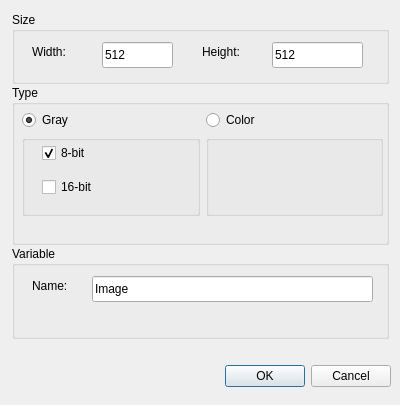
<?xml version="1.0" encoding="UTF-8"?>
<ui version="4.0">
 <class>CreateImgDlg</class>
 <widget class="QDialog" name="CreateImgDlg">
  <property name="geometry">
   <rect>
    <x>0</x>
    <y>0</y>
    <width>400</width>
    <height>405</height>
   </rect>
  </property>
  <property name="windowTitle">
   <string>Dialog</string>
  </property>
  <widget class="QDialogButtonBox" name="buttonBox">
   <property name="geometry">
    <rect>
     <x>10</x>
     <y>360</y>
     <width>381</width>
     <height>32</height>
    </rect>
   </property>
   <property name="orientation">
    <enum>Qt::Horizontal</enum>
   </property>
   <property name="standardButtons">
    <set>QDialogButtonBox::Cancel|QDialogButtonBox::Ok</set>
   </property>
  </widget>
  <widget class="QWidget" name="verticalLayoutWidget">
   <property name="geometry">
    <rect>
     <x>10</x>
     <y>10</y>
     <width>381</width>
     <height>331</height>
    </rect>
   </property>
   <layout class="QVBoxLayout" name="mainLayout">
    <property name="spacing">
     <number>1</number>
    </property>
    <property name="margin">
     <number>2</number>
    </property>
    <item>
     <widget class="QGroupBox" name="gbxSize">
      <property name="enabled">
       <bool>true</bool>
      </property>
      <property name="sizePolicy">
       <sizepolicy hsizetype="Preferred" vsizetype="Fixed">
        <horstretch>0</horstretch>
        <verstretch>0</verstretch>
       </sizepolicy>
      </property>
      <property name="minimumSize">
       <size>
        <width>0</width>
        <height>72</height>
       </size>
      </property>
      <property name="title">
       <string>Size</string>
      </property>
      <widget class="QLabel" name="lblWidth">
       <property name="geometry">
        <rect>
         <x>20</x>
         <y>30</y>
         <width>78</width>
         <height>20</height>
        </rect>
       </property>
       <property name="text">
        <string>Width:</string>
       </property>
      </widget>
      <widget class="QLineEdit" name="edtWidth">
       <property name="geometry">
        <rect>
         <x>90</x>
         <y>30</y>
         <width>71</width>
         <height>26</height>
        </rect>
       </property>
       <property name="text">
        <string>512</string>
       </property>
      </widget>
      <widget class="QLabel" name="lblHeight">
       <property name="geometry">
        <rect>
         <x>190</x>
         <y>30</y>
         <width>78</width>
         <height>20</height>
        </rect>
       </property>
       <property name="text">
        <string>Height:</string>
       </property>
      </widget>
      <widget class="QLineEdit" name="edtHeight">
       <property name="geometry">
        <rect>
         <x>260</x>
         <y>30</y>
         <width>91</width>
         <height>26</height>
        </rect>
       </property>
       <property name="text">
        <string>512</string>
       </property>
      </widget>
     </widget>
    </item>
    <item>
     <widget class="QGroupBox" name="gbxType">
      <property name="sizePolicy">
       <sizepolicy hsizetype="Preferred" vsizetype="Fixed">
        <horstretch>0</horstretch>
        <verstretch>0</verstretch>
       </sizepolicy>
      </property>
      <property name="minimumSize">
       <size>
        <width>0</width>
        <height>160</height>
       </size>
      </property>
      <property name="title">
       <string>Type</string>
      </property>
      <widget class="QWidget" name="horizontalLayoutWidget">
       <property name="geometry">
        <rect>
         <x>10</x>
         <y>20</y>
         <width>361</width>
         <height>31</height>
        </rect>
       </property>
       <layout class="QHBoxLayout" name="majorTypeLayout">
        <item>
         <widget class="QRadioButton" name="btnGray">
          <property name="text">
           <string>Gray</string>
          </property>
          <property name="checked">
           <bool>true</bool>
          </property>
         </widget>
        </item>
        <item>
         <widget class="QRadioButton" name="btnColor">
          <property name="text">
           <string>Color</string>
          </property>
         </widget>
        </item>
       </layout>
      </widget>
      <widget class="QWidget" name="horizontalLayoutWidget_2">
       <property name="geometry">
        <rect>
         <x>10</x>
         <y>50</y>
         <width>361</width>
         <height>81</height>
        </rect>
       </property>
       <layout class="QHBoxLayout" name="subTypeLayout">
        <item>
         <widget class="QGroupBox" name="gbxGray">
          <property name="title">
           <string/>
          </property>
          <widget class="QWidget" name="verticalLayoutWidget_2">
           <property name="geometry">
            <rect>
             <x>20</x>
             <y>0</y>
             <width>151</width>
             <height>71</height>
            </rect>
           </property>
           <layout class="QVBoxLayout" name="verticalLayout">
            <item>
             <widget class="QCheckBox" name="chkGray8">
              <property name="text">
               <string>8-bit</string>
              </property>
              <property name="checked">
               <bool>true</bool>
              </property>
             </widget>
            </item>
            <item>
             <widget class="QCheckBox" name="chkGray16">
              <property name="text">
               <string>16-bit</string>
              </property>
             </widget>
            </item>
           </layout>
          </widget>
         </widget>
        </item>
        <item>
         <widget class="QGroupBox" name="gbxColor">
          <property name="title">
           <string/>
          </property>
         </widget>
        </item>
       </layout>
      </widget>
     </widget>
    </item>
    <item>
     <widget class="QGroupBox" name="gbxVar">
      <property name="title">
       <string>Variable</string>
      </property>
      <property name="alignment">
       <set>Qt::AlignLeading|Qt::AlignLeft|Qt::AlignTop</set>
      </property>
      <widget class="QLabel" name="lblName">
       <property name="geometry">
        <rect>
         <x>20</x>
         <y>30</y>
         <width>78</width>
         <height>20</height>
        </rect>
       </property>
       <property name="text">
        <string>Name:</string>
       </property>
      </widget>
      <widget class="QLineEdit" name="edtVarName">
       <property name="geometry">
        <rect>
         <x>80</x>
         <y>30</y>
         <width>281</width>
         <height>26</height>
        </rect>
       </property>
       <property name="text">
        <string>Image</string>
       </property>
      </widget>
     </widget>
    </item>
   </layout>
  </widget>
 </widget>
 <resources/>
 <connections>
  <connection>
   <sender>buttonBox</sender>
   <signal>accepted()</signal>
   <receiver>CreateImgDlg</receiver>
   <slot>accept()</slot>
   <hints>
    <hint type="sourcelabel">
     <x>228</x>
     <y>374</y>
    </hint>
    <hint type="destinationlabel">
     <x>157</x>
     <y>274</y>
    </hint>
   </hints>
  </connection>
  <connection>
   <sender>buttonBox</sender>
   <signal>rejected()</signal>
   <receiver>CreateImgDlg</receiver>
   <slot>reject()</slot>
   <hints>
    <hint type="sourcelabel">
     <x>296</x>
     <y>380</y>
    </hint>
    <hint type="destinationlabel">
     <x>286</x>
     <y>274</y>
    </hint>
   </hints>
  </connection>
 </connections>
</ui>
